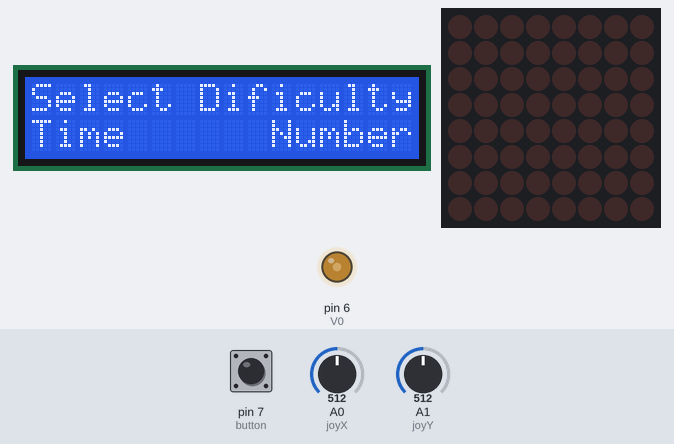
Recording of a sketch running on a simulated Arduino Uno, built with avr-gcc and run on an emulated ATmega328P. On the bench: 16×2 character LCD, 8×8 LED matrix, output pins drawn as LEDs (lit = HIGH). The test bench sets the inputs (shaded band); at power-on: A1 (joyY) = 512, pin 7 (button) HIGH, A0 (joyX) = 512. Random numbers use the default seed unless the sketch sets one; what the sketch prints to the serial monitor is not drawn.

Above: at 6.2 s.
6.3 s: A1 (joyY) set to 592
7.8 s: A1 (joyY) set to 609
At 8.1 s:
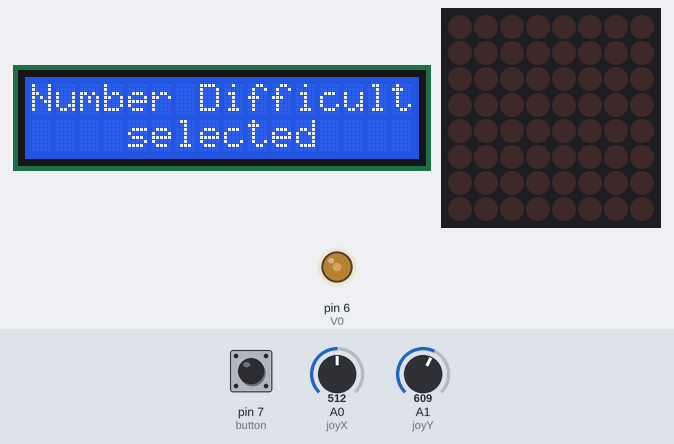
At 9.1 s:
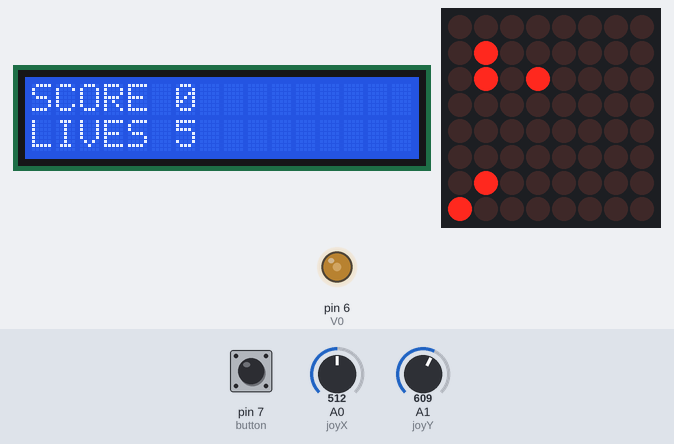
Timing chart, 0 to 10.8 s (numbered marks = the images above; inputs shaded):
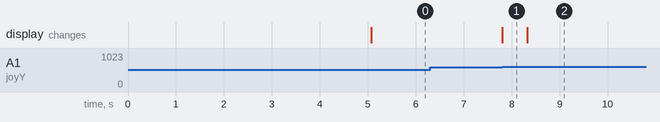

Measured:
- the behaviour switches between 599 and 600 on A1 (joyY) (found by bisection; images 0 and 1)
- after the input at 6.3 s, every drawn part: stays the same
- after the input at 7.8 s, the display: changes at once (image 1)
- what the display in image 1 shows lasts 0.5 s, from 7.8 s to 8.3 s

The sketch:

Memory.ino
```cpp
#include <LedControl.h> //  Library for Matrix manipulation
#include <time.h>
#include <stdlib.h> // 2 Libraries for Randomizing
#include <LiquidCrystal.h> // Library for the LCD display
const int RS = 9, EN = 8, D4 = 5, D5 = 4, D6 = 3, D7 = 2, V0 = 6; // Setting pins for the LCD
LiquidCrystal LCD(RS, EN, D4, D5, D6, D7);  // Initializing the LCD
LedControl lc=LedControl(12,11,10,1); // Initializing the Matrix

bool startMatrix[8][8]; // The matrix that is created random
bool userMatrix[8][8];  // The matrix created by the User
bool won = false; // Variable that shows weather the User won or not
int numberComplexity = 5;
int timeComplexity = 5000;
double indexTime = 500; // index by which the time is decreased every step
bool isTime; // variabile that shows weather the user selected a time (true) or number (complexity)
int lives = 5;
int score = 0;

// Variables for the Joystick
const int joyX = 0;
const int joyY = 1;
const int button = 7;
int valueX = 0;
int valueY = 0;
// Current user Position
int currentX;
int currentY;

void setup() {
  // the zero refers to the MAX7219 number, it is zero for 1 chip
  lc.shutdown(0,false);// turn off power saving, enables display
  lc.setIntensity(0,8);// sets brightness (0~15 possible values)
  lc.clearDisplay(0);// clear screen
  pinMode(button, INPUT); // initializes the joystick Buttion
  digitalWrite(button,HIGH);
  Serial.begin(9600);
  srand(time(NULL)); // initializes the randomizer
  analogWrite(V0, 100);
  LCD.begin(16,2);
  LCD.print("   Welcome to   ");
  LCD.setCursor(0,1);
  LCD.print(" THE MEMORY GAME");
  delay(5000); // Welcome Screen
  LCD.clear();
}

void LCDUpdate()
{
  LCD.clear();
  LCD.print("SCORE ");
  LCD.print(score);
  LCD.setCursor(0,1);
  LCD.print("LIVES ");
  LCD.print(lives);
}

void emptyMatrix(bool matrix[8][8])
{
  for (int i = 0; i<8; i++)
    for (int j = 0; j<8; j++)
      matrix[i][j] = false;
}

void createRandom(bool matrix[8][8], int complexity)
{
  while (complexity > 0)
  {
    int x, y;
    x = rand() % 8;
    y = rand() % 8;
    if (!matrix[x][y])
    {
      matrix[x][y] = true;
      complexity--;
    }
  }
}

void printMatrix(bool matrix[8][8])
{
  for (int i = 0; i<8; i++)
    for (int j = 0; j<8; j++)
        lc.setLed(0,i,j,matrix[i][j]);
}

// maps the value of the joystick to an integer
int mapping(int data)
{
  if (data > 600)
    return 0;
  if (data < 400)
    return 2;
  return 1;
}

// moves the cursor on the matrix
void move()
{
  delay(100); // Delay for the User to see the cursor position
  printMatrix(userMatrix);
  lc.setLed(0,currentX,currentY,false);
  valueX = analogRead(joyX);
  valueY = analogRead(joyY);
  int x = mapping(valueY);
  int y = mapping(valueX);
  if (x == 0)
    currentX++;
  if (y == 0)
    currentY--;
  if (x == 2)
    currentX--;
  if (y == 2)
    currentY++;
  if (currentX == 8)
    currentX = 0;
  if (currentY == 8)
    currentY = 0;
  if (currentX == -1)
    currentX = 7;
  if (currentY == -1)
    currentY = 7;
  lc.setLed(0,currentX,currentY,true);
}

bool makeAMove()
{
  currentX = 0;
  currentY = 0;
  while (digitalRead(button) == 1)
    move();
  while(digitalRead(button) == 0)
    delay(1); // waits for the press of the button
  if (startMatrix[currentX][currentY])
  {
    userMatrix[currentX][currentY] = true;
    return true;
  }
  return false;
}

void win()
{
  won = true;
  score++;
  if (isTime)
    indexTime = indexTime * 0.9;
  else
    if (numberComplexity != 64)
      numberComplexity++;
  timeComplexity -= indexTime;
  lives++;
  for (int row=0; row<8; row++)
  {
    for (int col=0; col<8; col++)
    {
      lc.setLed(0,col,row,true); // turns on LED at col, row
      delay(25); // Win screen
    }
  }

  for (int row=0; row<8; row++)
  {
    for (int col=0; col<8; col++)
    {
      lc.setLed(0,col,row,false); // turns off LED at col, row
      delay(25); // Win screen
    }
  }
}

void lose()
{
  emptyMatrix(startMatrix);
  printMatrix(startMatrix);
  LCD.clear();
  LCD.print("Final Score: ");
  LCD.print(score);
  delay(3000); //Gives the user time to read
  LCD.clear();
  LCD.print("  Want to play  ");
  LCD.setCursor(0,1);
  LCD.print("NO   again?  YES");
  int choice = analogRead(joyY);
  while(choice > 400 && choice < 600)
    choice = analogRead(joyY);
  if (choice <= 400)
  {
    LCD.clear();
    LCD.print("    GOODBYE     ");
    delay(100000); // end of game
  }
  else
  {
    lives = 5;
    score = 0;
    won = false;
  }
}

void setDifficulty()
{
  LCD.clear();
  LCD.print("Select Dificulty");
  LCD.setCursor(0,1);
  LCD.print("Time      Number");
  delay(500); // gives the user time to read
  int choice = analogRead(joyY);
  while(choice > 400 && choice < 600)
    choice = analogRead(joyY);
  if (choice <= 400)
  {
    LCD.clear();
    LCD.print("Time Difficulty");
    LCD.setCursor(0,1);
    LCD.print("    selected");
    isTime = true;
    numberComplexity = 5;
    indexTime = 500;
    delay(500);// gives the user time to read
  }
  else
  {
    LCD.clear();
    LCD.print("Number Difficulty");
    LCD.setCursor(0,1);
    LCD.print("    selected");
    isTime = false;
    numberComplexity = 5;
    indexTime = 0;
    delay(500); // gives the user time to read
  }
}

// makes a level
void level()
{
  LCDUpdate();
  emptyMatrix(startMatrix);
  createRandom(startMatrix, numberComplexity);
  printMatrix(startMatrix);
  delay(timeComplexity); // time to remember the configuration
  emptyMatrix(userMatrix);
  int i;
  int pointsGuessed = 0;
  int currentLevelLives = lives;
  for (i = 0; i<numberComplexity+currentLevelLives && lives > 0; i++)
  {
    Serial.println(i);
    Serial.println(timeComplexity);
    LCDUpdate();
    if (makeAMove())
      pointsGuessed++;
    else
      lives--;
    if (pointsGuessed == numberComplexity)
      break;
  }
  if (pointsGuessed == numberComplexity)
    win();
  else
    lose();
}


void loop()
{
  if (!won)
    setDifficulty();
  level();
}
```
